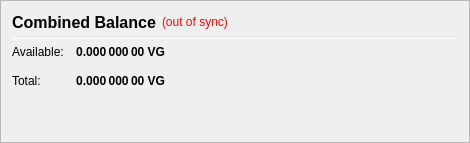
                   <widget class="QFrame" name="frame_CombinedBalances">
                    <property name="minimumSize">
                     <size>
                      <width>470</width>
                      <height>0</height>
                     </size>
                    </property>
                    <property name="frameShape">
                     <enum>QFrame::StyledPanel</enum>
                    </property>
                    <property name="frameShadow">
                     <enum>QFrame::Raised</enum>
                    </property>
                    <layout class="QVBoxLayout" name="verticalLayout_5">
                     <item>
                      <layout class="QHBoxLayout" name="horizontalLayout_5" stretch="0,0,0">
                       <item>
                        <widget class="QLabel" name="label_5z">
                         <property name="minimumSize">
                          <size>
                           <width>0</width>
                           <height>20</height>
                          </size>
                         </property>
                         <property name="font">
                          <font>
                           <pointsize>12</pointsize>
                           <weight>75</weight>
                           <bold>true</bold>
                          </font>
                         </property>
                         <property name="toolTip">
                          <string>Combined Balance (including unconfirmed and immature coins)</string>
                         </property>
                         <property name="text">
                          <string>Combined Balance</string>
                         </property>
                        </widget>
                       </item>
                       <item>
                        <widget class="QLabel" name="labelWalletStatus">
                         <property name="cursor">
                          <cursorShape>WhatsThisCursor</cursorShape>
                         </property>
                         <property name="toolTip">
                          <string>The displayed information may be out of date. Your wallet automatically synchronizes with the FIVEG network after a connection is established, but this process has not completed yet.</string>
                         </property>
                         <property name="styleSheet">
                          <string notr="true">QLabel { color: red; }</string>
                         </property>
                         <property name="text">
                          <string notr="true">(out of sync)</string>
                         </property>
                         <property name="alignment">
                          <set>Qt::AlignLeading|Qt::AlignLeft|Qt::AlignVCenter</set>
                         </property>
                        </widget>
                       </item>
                       <item>
                        <spacer name="horizontalSpacer_1">
                         <property name="orientation">
                          <enum>Qt::Horizontal</enum>
                         </property>
                         <property name="sizeHint" stdset="0">
                          <size>
                           <width>40</width>
                           <height>20</height>
                          </size>
                         </property>
                        </spacer>
                       </item>
                      </layout>
                     </item>
                     <item>
                      <widget class="Line" name="line_CombinedBalance">
                       <property name="minimumSize">
                        <size>
                         <width>0</width>
                         <height>1</height>
                        </size>
                       </property>
                       <property name="maximumSize">
                        <size>
                         <width>16777215</width>
                         <height>1</height>
                        </size>
                       </property>
                       <property name="orientation">
                        <enum>Qt::Horizontal</enum>
                       </property>
                      </widget>
                     </item>
                     <item>
                      <layout class="QGridLayout" name="gridLayout_3">
                       <property name="spacing">
                        <number>12</number>
                       </property>
                       <item row="1" column="0">
                        <widget class="QLabel" name="labelBalanceTextz">
                         <property name="text">
                          <string>Available:</string>
                         </property>
                        </widget>
                       </item>
                       <item row="1" column="1">
                        <widget class="QLabel" name="labelBalancez">
                         <property name="font">
                          <font>
                           <weight>75</weight>
                           <bold>true</bold>
                          </font>
                         </property>
                         <property name="cursor">
                          <cursorShape>IBeamCursor</cursorShape>
                         </property>
                         <property name="toolTip">
                          <string>Your current spendable balance</string>
                         </property>
                         <property name="text">
                          <string notr="true">0.000 000 00 VG</string>
                         </property>
                         <property name="alignment">
                          <set>Qt::AlignRight|Qt::AlignTrailing|Qt::AlignVCenter</set>
                         </property>
                         <property name="textInteractionFlags">
                          <set>Qt::LinksAccessibleByMouse|Qt::TextSelectableByKeyboard|Qt::TextSelectableByMouse</set>
                         </property>
                        </widget>
                       </item>
                       <item row="2" column="0">
                        <widget class="QLabel" name="labelTotalTextz">
                         <property name="text">
                          <string>Total:</string>
                         </property>
                        </widget>
                       </item>
                       <item row="2" column="1">
                        <widget class="QLabel" name="labelTotalz">
                         <property name="font">
                          <font>
                           <weight>75</weight>
                           <bold>true</bold>
                          </font>
                         </property>
                         <property name="cursor">
                          <cursorShape>IBeamCursor</cursorShape>
                         </property>
                         <property name="toolTip">
                          <string>Total Balance, including all unavailable coins.</string>
                         </property>
                         <property name="text">
                          <string notr="true">0.000 000 00 VG</string>
                         </property>
                         <property name="alignment">
                          <set>Qt::AlignRight|Qt::AlignTrailing|Qt::AlignVCenter</set>
                         </property>
                         <property name="textInteractionFlags">
                          <set>Qt::LinksAccessibleByMouse|Qt::TextSelectableByKeyboard|Qt::TextSelectableByMouse</set>
                         </property>
                        </widget>
                       </item>
                       <item row="2" column="3">
                        <spacer name="horizontalSpacer_2">
                         <property name="orientation">
                          <enum>Qt::Horizontal</enum>
                         </property>
                         <property name="sizeHint" stdset="0">
                          <size>
                           <width>40</width>
                           <height>20</height>
                          </size>
                         </property>
                        </spacer>
                       </item>
                      </layout>
                     </item>
                     <item>
                      <spacer name="verticalSpacer_1">
                       <property name="orientation">
                        <enum>Qt::Vertical</enum>
                       </property>
                       <property name="sizeHint" stdset="0">
                        <size>
                         <width>20</width>
                         <height>40</height>
                        </size>
                       </property>
                      </spacer>
                     </item>
                    </layout>
                   </widget>
